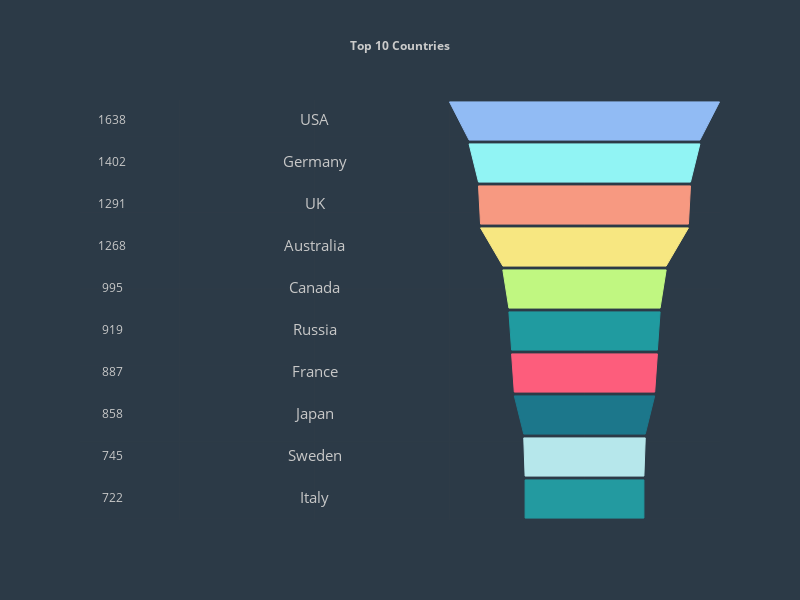

The notebook cell this image was saved under:
### Code cell
df_usa=df1
df_usa_medal=df1

medal_map = {'Medal Winner':1}
df_usa_medal['Medal'] = df_usa_medal['Medal'].map(medal_map)

df_usa_sport=df_usa_medal.groupby(['region'],as_index=False)['Medal'].agg('sum')

df_usa_sport=df_usa_sport.sort_values(['Medal'],ascending=False)

df_usa_sport=df_usa_sport.head(10)

colors = ['#91BBF4', '#91F4F4', '#F79981', '#F7E781', '#C0F781','rgb(32,155,160)', 'rgb(253,93,124)', 'rgb(28,119,139)', 'rgb(182,231,235)', 'rgb(35,154,160)']

n_phase = len(df_usa_sport['region'])
plot_width = 200

# height of a section and difference between sections 
section_h = 100
section_d = 10

# multiplication factor to calculate the width of other sections
unit_width = plot_width / max(df_usa_sport['Medal'])

# width of each funnel section relative to the plot width
phase_w = [int(value * unit_width) for value in df_usa_sport['Medal']]

height = section_h * n_phase + section_d * (n_phase - 1)

# list containing all the plot shapes
shapes = []

# list containing the Y-axis location for each section's name and value text
label_y = []

for i in range(n_phase):
        if (i == n_phase-1):
                points = [phase_w[i] / 2, height, phase_w[i] / 2, height - section_h]
        else:
                points = [phase_w[i] / 2, height, phase_w[i+1] / 2, height - section_h]

        path = 'M {0} {1} L {2} {3} L -{2} {3} L -{0} {1} Z'.format(*points)

        shape = {
                'type': 'path',
                'path': path,
                'fillcolor': colors[i],
                'line': {
                    'width': 1,
                    'color': colors[i]
                }
        }
        shapes.append(shape)
        
        # Y-axis location for this section's details (text)
        label_y.append(height - (section_h / 2))

        height = height - (section_h + section_d)
        
label_trace = go.Scatter(
    x=[-200]*n_phase,
    y=label_y,
    mode='text',
    text=df_usa_sport['region'],
    textfont=dict(
        color='rgb(200,200,200)',
        size=15
    )
)
 
# For phase values
value_trace = go.Scatter(
    x=[-350]*n_phase,
    y=label_y,
    mode='text',
    text=df_usa_sport['Medal'],
    textfont=dict(
        color='rgb(200,200,200)',
        size=12
    )
)

data = [label_trace, value_trace]
 
layout = go.Layout(
    title="<b>Top 10 Countries</b>",
    titlefont=dict(
        size=12,
        color='rgb(203,203,203)'
    ),
    shapes=shapes,
    height=600,
    width=800,
    showlegend=False,
    paper_bgcolor='rgba(44,58,71,1)',
    plot_bgcolor='rgba(44,58,71,1)',
    xaxis=dict(
        showticklabels=False,
        zeroline=False,
    ),
    yaxis=dict(
        showticklabels=False,
        zeroline=False
    )
)
 
fig = go.Figure(data=data, layout=layout)
iplot(fig)

### Figure 1 — Plotly figure (JSON) as saved in the notebook; plotly's stock layout.template omitted (floating-point values rounded to 4 significant figures)
{"data": [{"mode": "text", "text": ["USA", "Germany", "UK", "Australia", "Canada", "Russia", "France", "Japan", "Sweden", "Italy"], "textfont": {"color": "rgb(200,200,200)", "size": 15}, "type": "scatter", "uid": "12c14006-f07b-4290-ad83-0152630e2170", "x": [-200, -200, -200, -200, -200, -200, -200, -200, -200, -200], "y": [1040, 930, 820, 710, 600, 490, 380, 270, 160, 50]}, {"mode": "text", "text": [1638, 1402, 1291, 1268, 995, 919, 887, 858, 745, 722], "textfont": {"color": "rgb(200,200,200)", "size": 12}, "type": "scatter", "uid": "ab9fb700-bffa-4097-b5eb-55c9bf4dd0bd", "x": [-350, -350, -350, -350, -350, -350, -350, -350, -350, -350], "y": [1040, 930, 820, 710, 600, 490, 380, 270, 160, 50]}], "layout": {"height": 600, "paper_bgcolor": "rgba(44,58,71,1)", "plot_bgcolor": "rgba(44,58,71,1)", "shapes": [{"fillcolor": "#91BBF4", "line": {"color": "#91BBF4", "width": 1}, "path": "M 100.0 1090 L 85.5 990 L -85.5 990 L -100.0 1090 Z", "type": "path"}, {"fillcolor": "#91F4F4", "line": {"color": "#91F4F4", "width": 1}, "path": "M 85.5 980 L 78.5 880 L -78.5 880 L -85.5 980 Z", "type": "path"}, {"fillcolor": "#F79981", "line": {"color": "#F79981", "width": 1}, "path": "M 78.5 870 L 77.0 770 L -77.0 770 L -78.5 870 Z", "type": "path"}, {"fillcolor": "#F7E781", "line": {"color": "#F7E781", "width": 1}, "path": "M 77.0 760 L 60.5 660 L -60.5 660 L -77.0 760 Z", "type": "path"}, {"fillcolor": "#C0F781", "line": {"color": "#C0F781", "width": 1}, "path": "M 60.5 650 L 56.0 550 L -56.0 550 L -60.5 650 Z", "type": "path"}, {"fillcolor": "rgb(32,155,160)", "line": {"color": "rgb(32,155,160)", "width": 1}, "path": "M 56.0 540 L 54.0 440 L -54.0 440 L -56.0 540 Z", "type": "path"}, {"fillcolor": "rgb(253,93,124)", "line": {"color": "rgb(253,93,124)", "width": 1}, "path": "M 54.0 430 L 52.0 330 L -52.0 330 L -54.0 430 Z", "type": "path"}, {"fillcolor": "rgb(28,119,139)", "line": {"color": "rgb(28,119,139)", "width": 1}, "path": "M 52.0 320 L 45.0 220 L -45.0 220 L -52.0 320 Z", "type": "path"}, {"fillcolor": "rgb(182,231,235)", "line": {"color": "rgb(182,231,235)", "width": 1}, "path": "M 45.0 210 L 44.0 110 L -44.0 110 L -45.0 210 Z", "type": "path"}, {"fillcolor": "rgb(35,154,160)", "line": {"color": "rgb(35,154,160)", "width": 1}, "path": "M 44.0 100 L 44.0 0 L -44.0 0 L -44.0 100 Z", "type": "path"}], "showlegend": false, "title": {"font": {"color": "rgb(203,203,203)", "size": 12}, "text": "<b>Top 10 Countries</b>"}, "width": 800, "xaxis": {"showticklabels": false, "zeroline": false}, "yaxis": {"showticklabels": false, "zeroline": false}}}
